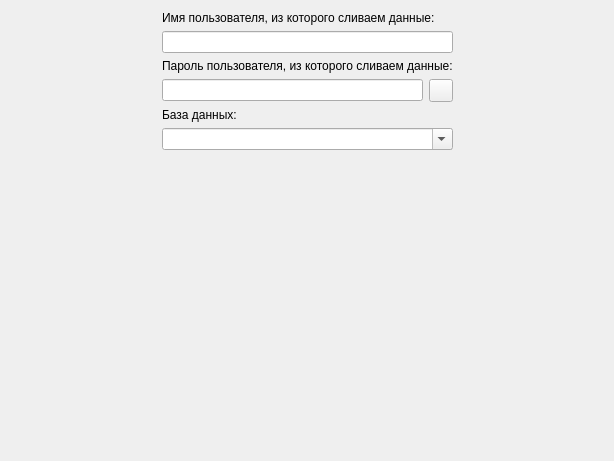
<?xml version="1.0" encoding="UTF-8"?>
<ui version="4.0">
 <class>ExpParamPage</class>
 <widget class="QWizardPage" name="ExpParamPage">
  <property name="geometry">
   <rect>
    <x>0</x>
    <y>0</y>
    <width>614</width>
    <height>461</height>
   </rect>
  </property>
  <property name="windowTitle">
   <string>WizardPage</string>
  </property>
  <layout class="QVBoxLayout" name="verticalLayout_2">
   <item>
    <layout class="QHBoxLayout" name="horizontalLayout_2">
     <item>
      <spacer name="horizontalSpacer_2">
       <property name="orientation">
        <enum>Qt::Horizontal</enum>
       </property>
       <property name="sizeHint" stdset="0">
        <size>
         <width>40</width>
         <height>20</height>
        </size>
       </property>
      </spacer>
     </item>
     <item>
      <layout class="QVBoxLayout" name="verticalLayout">
       <item>
        <widget class="QLabel" name="label_3">
         <property name="text">
          <string>Имя пользователя, из которого сливаем данные:</string>
         </property>
        </widget>
       </item>
       <item>
        <widget class="QLineEdit" name="systemEdit">
         <property name="text">
          <string/>
         </property>
        </widget>
       </item>
       <item>
        <widget class="QLabel" name="label_4">
         <property name="text">
          <string>Пароль пользователя, из которого сливаем данные:</string>
         </property>
        </widget>
       </item>
       <item>
        <layout class="QHBoxLayout" name="horizontalLayout">
         <item>
          <widget class="QLineEdit" name="syspswdEdit">
           <property name="text">
            <string/>
           </property>
          </widget>
         </item>
         <item>
          <widget class="QToolButton" name="copyButton">
           <property name="toolTip">
            <string>Копировать имя в пароль</string>
           </property>
           <property name="text">
            <string/>
           </property>
           <property name="icon">
            <iconset resource="../FmtLib/res/fmt.qrc">
             <normaloff>:/img/CopyHS.png</normaloff>:/img/CopyHS.png</iconset>
           </property>
          </widget>
         </item>
        </layout>
       </item>
       <item>
        <widget class="QLabel" name="label_2">
         <property name="text">
          <string>База данных:</string>
         </property>
        </widget>
       </item>
       <item>
        <widget class="QComboBox" name="serviceBox">
         <property name="editable">
          <bool>true</bool>
         </property>
        </widget>
       </item>
      </layout>
     </item>
     <item>
      <spacer name="horizontalSpacer">
       <property name="orientation">
        <enum>Qt::Horizontal</enum>
       </property>
       <property name="sizeHint" stdset="0">
        <size>
         <width>40</width>
         <height>20</height>
        </size>
       </property>
      </spacer>
     </item>
    </layout>
   </item>
   <item>
    <spacer name="verticalSpacer">
     <property name="orientation">
      <enum>Qt::Vertical</enum>
     </property>
     <property name="sizeHint" stdset="0">
      <size>
       <width>20</width>
       <height>301</height>
      </size>
     </property>
    </spacer>
   </item>
  </layout>
 </widget>
 <resources>
  <include location="../FmtLib/res/fmt.qrc"/>
 </resources>
 <connections/>
</ui>
